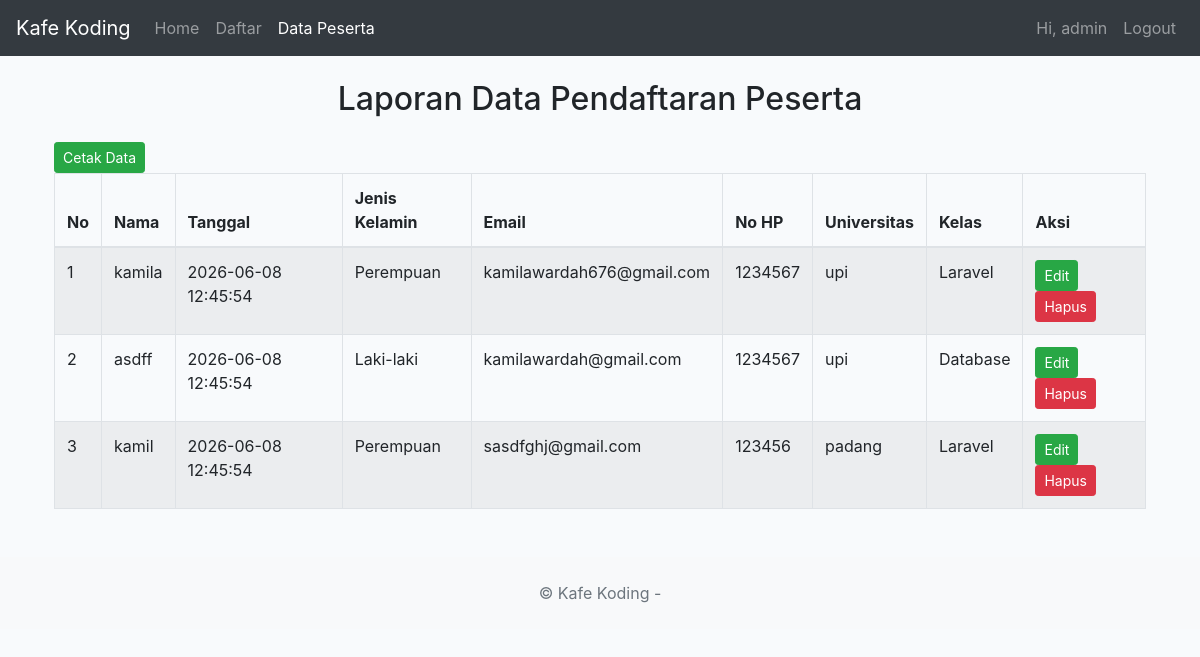
Screenshot of /index.php?page=dashboard (signed in) with the database file from the repository.
### tables this page shows
CREATE TABLE `peserta` (
  `id` int(11) NOT NULL,
  `nama` varchar(100) NOT NULL,
  `jenis_kelamin` varchar(20) NOT NULL,
  `email` varchar(100) NOT NULL,
  `no_hp` varchar(20) NOT NULL,
  `universitas` varchar(100) NOT NULL,
  `kelas` varchar(50) NOT NULL,
  `tanggal_daftar` timestamp NOT NULL DEFAULT current_timestamp()
);

### dashboard.php (the view, shortened to what this page needs)
<?php
include "koneksi.php";
$data = mysqli_query($kon, "SELECT * FROM peserta");
?>
<h2 class="text-center mb-4">Laporan Data Pendaftaran Peserta</h2>
 <a href="print.php" class="btn btn-success btn-sm">Cetak Data</a>
<table class="table table-bordered table-striped">
    <thead>
        <tr>
            <th>No</th>
            <th>Nama</th>
            <th>Tanggal </th>
            <th>Jenis Kelamin</th>
            <th>Email</th>
            <th>No HP</th>
            <th>Universitas</th>
            <th>Kelas</th>
            <th>Aksi</th>
        </tr>
    </thead>
    <tbody>
        <?php $no=1; while($row = mysqli_fetch_assoc($data)) { ?>
        <tr>
            <td><?= $no++; ?></td>
            <td><?= $row['nama']; ?></td>
            <td><?= $row['tanggal_daftar']; ?></td>
            <td><?= $row['jenis_kelamin']; ?></td>
            <td><?= $row['email']; ?></td>
            <td><?= $row['no_hp']; ?></td>
            <td><?= $row['universitas']; ?></td>
            <td><?= $row['kelas']; ?></td>
            <td>
                <a href="edit.php?id=<?= $row['id']; ?>" class="btn btn-success btn-sm">Edit</a>
                <a href="hapus.php?id=<?= $row['id']; ?>" class="btn btn-danger btn-sm"
                   onclick="return confirm('Hapus data?')">Hapus</a>
            </td>
        </tr>
        <?php } ?>
    </tbody>
</table>

### index.php (shortened to what this page needs)
<?php
$pages = [
    'home' => 'home.php',
    'create' => 'create.php',
    'tambah_mhs' => 'create.php',
    'data_mhs' => 'data_mahasiswa.php',
    'data_mahasiswa' => 'data_mahasiswa.php',
    'detail_mhs' => 'detail.php',
    'edit_mhs' => 'edit.php',
    'hapus' => 'hapus.php',
    'dashboard' => 'dashboard.php',
    'loginadmin' => 'loginadmin.php',
    'logout' => 'logout.php'
];
$page = isset($_GET['page']) ? $_GET['page'] : 'home';
function nav_active($p, $current) {
    return $p === $current ? 'active' : '';
}
?>
<!doctype html>
<html lang="en">
<head>
    <link rel="stylesheet" href="css/bootstrap.min.css">
    <link rel="stylesheet" href="css/styles.css">
</head>
<body style="background:#f8fafc;">
<nav class="navbar navbar-expand-lg navbar-dark bg-dark">
  <a class="navbar-brand" href="index.php">Kafe Koding</a>
  <div class="collapse navbar-collapse" id="navbarNav">
    <ul class="navbar-nav mr-auto">
      <li class="nav-item <?php echo nav_active('home', $page); ?>"><a class="nav-link" href="index.php?page=home">Home</a></li>
      <li class="nav-item <?php echo nav_active('create', $page); ?>"><a class="nav-link" href="index.php?page=create">Daftar</a></li>
      <li class="nav-item <?php echo nav_active('dashboard', $page); ?>"><a class="nav-link" href="index.php?page=dashboard">Data Peserta</a></li>
    </ul>
    <ul class="navbar-nav">
      <?php if(isset($_SESSION['admin'])): ?>
        <li class="nav-item"><span class="nav-link">Hi, <?php echo htmlspecialchars($_SESSION['admin']); ?></span></li>
        <li class="nav-item"><a class="nav-link" href="index.php?page=logout">Logout</a></li>
      <?php else: ?>
        <li class="nav-item <?php echo nav_active('loginadmin', $page); ?>"><a class="nav-link" href="index.php?page=loginadmin">Login</a></li>
      <?php endif; ?>
    </ul>
  </div>
</nav>
<main class="container mt-4 mb-5">
    <?php
    $target = __DIR__ . '/' . $pages[$page];
    if (is_file($target)) {
        include $target;
    } else {
        echo '<div class="alert alert-danger">Halaman tidak ditemukan.</div>';
    }
    ?>
</main>
<footer class="py-4 bg-light mt-auto">
    <div class="container text-center">
        <div class="text-muted">&copy; Kafe Koding - </div>
    </div>
</footer>
</body>
</html>

### rows the page displays
peserta: nama "kamila", tanggal_daftar "2026-06-08 12:45:54", jenis_kelamin "Perempuan", email "kamilawardah676@gmail.com", no_hp "1234567", universitas "upi", kelas "Laravel"
peserta: nama "asdff", tanggal_daftar "2026-06-08 12:45:54", jenis_kelamin "Laki-laki", email "kamilawardah@gmail.com", no_hp "1234567", universitas "upi", kelas "Database"
peserta: nama "kamil", tanggal_daftar "2026-06-08 12:45:54", jenis_kelamin "Perempuan", email "sasdfghj@gmail.com", no_hp "123456", universitas "padang", kelas "Laravel"

### other values shown
$_SESSION['admin'] "admin"
